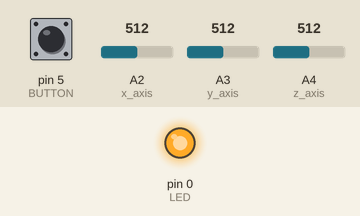
This sketch was run on a simulated Arduino Uno, built with avr-gcc and run on an emulated ATmega328P. Parts: output pins drawn as LEDs (lit = HIGH). The test bench sets the inputs (shaded band); at power-on: pin 5 (BUTTON) LOW, A2 (x_axis) = 512, A3 (y_axis) = 512, A4 (z_axis) = 512.

Above: at 1.2 s.
1.3 s: pin 5 (BUTTON) pulled HIGH for 0.15 s
At 1.47 s:
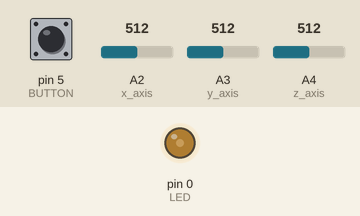
3.0 s: pin 5 (BUTTON) pulled HIGH for 1 s
At 3.4 s:
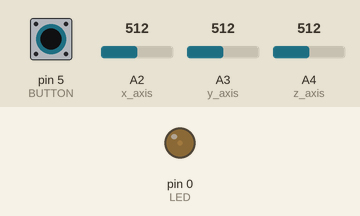
5.5 s: pin 5 (BUTTON) pulled HIGH for 3.2 s
At 10.1 s:
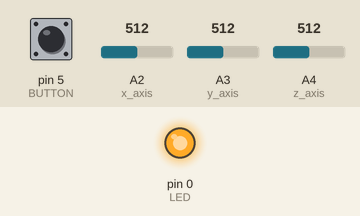
Timing chart, 0 to 11.6 s (numbered marks = the images above; inputs shaded):
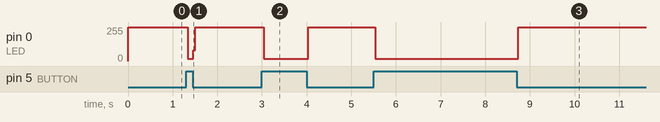

The sketch:

P2.ino
```cpp
/*
Code to run three axis accelerometer threshold detector

Written by Benjamin Jones
31/05/20

 */
const int BUTTON = 5;
const int LED = 0;
const int x_axis = 2;
const int y_axis = 3;
const int z_axis = 4;

const float t_1 = 1.77; // voltage threshold for +15g
const float t_2 = 1.53; // voltage threshold in -15g

float x = 1.65; //  value of voltage from accelerometer when accelerometer is stationary
float y = 1.65;
float z = 1.65;
int buttonState = 0; // variable to read whether button is pressed

float scale_x;
float scale_y;
float scale_z;

void setup() {
  pinMode(LED, OUTPUT);
  pinMode(BUTTON, INPUT);
  pinMode(x_axis, INPUT);
  pinMode(y_axis, INPUT);
  pinMode(z_axis, INPUT);
}

void loop() {
   x = analogRead(x_axis);
   y = analogRead(y_axis);
   z = analogRead(z_axis);

   scale_x = scale(x);
   scale_y = scale(y);
   scale_z = scale(z);

   exceed_t(x);
   exceed_t(y);
   exceed_t(z);

   buttonState = digitalRead(BUTTON);
   if (buttonState == HIGH) {
      digitalWrite(LED, LOW);
    }
}

float scale(float val) {
  val = val/1024*3.3;
}

void exceed_t(float val) {
  if(val > t_1 || val < t_2) {
    digitalWrite(LED, HIGH);
}
}
```

Measured:
- after the input at 1.3 s, pin 0 (LED): 255/255 → 17/255 at once, → 255/255 0.12 s later
- after the input at 3.0 s, pin 0 (LED): 255/255 → 17/255 at once, → 255/255 1.0 s later
- after the input at 5.5 s, pin 0 (LED): 255/255 → 17/255 at once, → 255/255 3.2 s later
